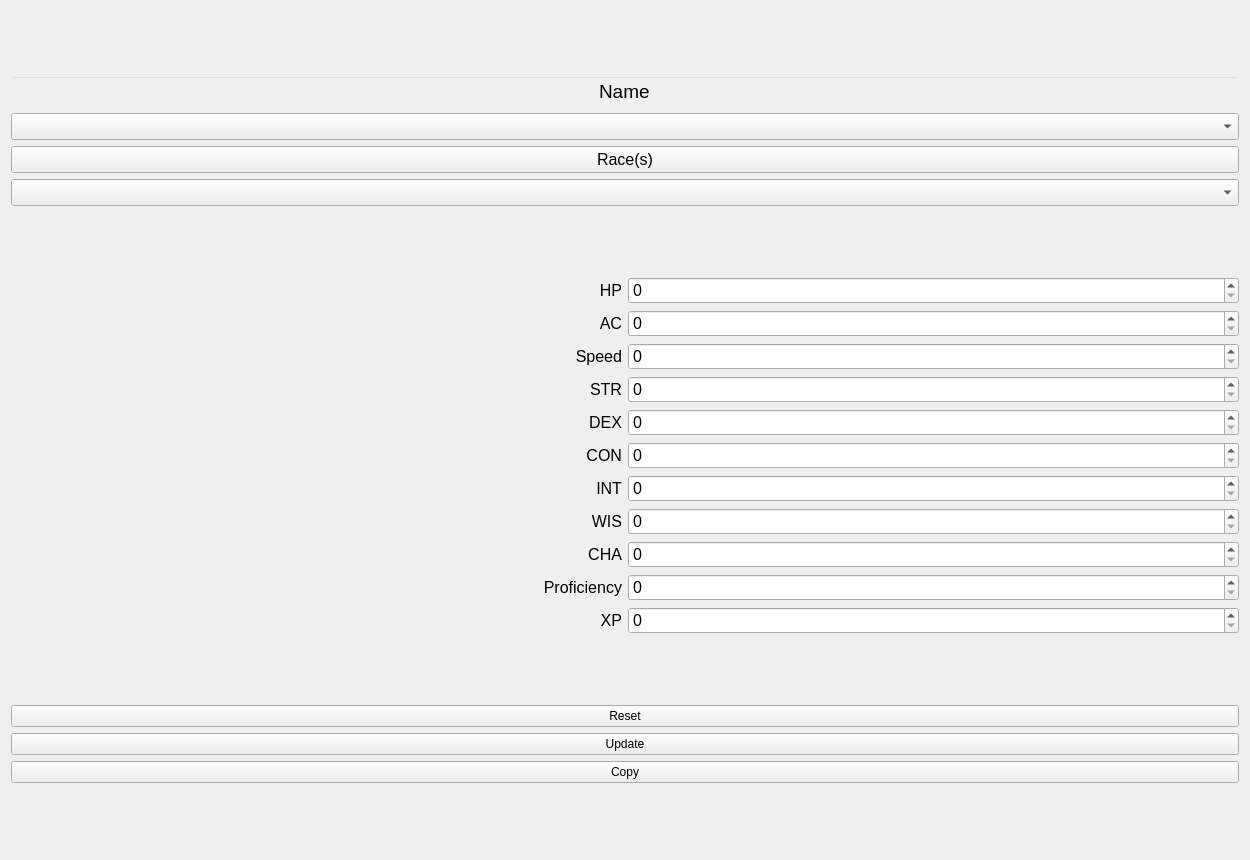
<?xml version="1.0" encoding="UTF-8"?>
<ui version="4.0">
 <class>Monster</class>
 <widget class="QWidget" name="Monster">
  <property name="geometry">
   <rect>
    <x>0</x>
    <y>0</y>
    <width>1250</width>
    <height>860</height>
   </rect>
  </property>
  <property name="windowTitle">
   <string>Form</string>
  </property>
  <property name="styleSheet">
   <string notr="true">QLineEdit {
	background: transparent;
}

QComboBox {
	text-align: center;
}</string>
  </property>
  <layout class="QVBoxLayout" name="verticalLayout" stretch="0,1,0">
   <item>
    <layout class="QVBoxLayout" name="overviewLayout">
     <item>
      <widget class="QLineEdit" name="name">
       <property name="font">
        <font>
         <pointsize>14</pointsize>
        </font>
       </property>
       <property name="text">
        <string>Name</string>
       </property>
       <property name="alignment">
        <set>Qt::AlignCenter</set>
       </property>
      </widget>
     </item>
     <item>
      <widget class="QComboBox" name="cbType">
       <property name="font">
        <font>
         <pointsize>12</pointsize>
        </font>
       </property>
       <property name="placeholderText">
        <string>Type</string>
       </property>
       <item>
        <property name="text">
         <string>Aberration</string>
        </property>
       </item>
       <item>
        <property name="text">
         <string>Beast</string>
        </property>
       </item>
       <item>
        <property name="text">
         <string>Celestial</string>
        </property>
       </item>
       <item>
        <property name="text">
         <string>Construct</string>
        </property>
       </item>
       <item>
        <property name="text">
         <string>Dragon</string>
        </property>
       </item>
       <item>
        <property name="text">
         <string>Elemental</string>
        </property>
       </item>
       <item>
        <property name="text">
         <string>Fey</string>
        </property>
       </item>
       <item>
        <property name="text">
         <string>Fiend</string>
        </property>
       </item>
       <item>
        <property name="text">
         <string>Giant</string>
        </property>
       </item>
       <item>
        <property name="text">
         <string>Humanoid</string>
        </property>
       </item>
       <item>
        <property name="text">
         <string>Monstrosity</string>
        </property>
       </item>
       <item>
        <property name="text">
         <string>Ooze</string>
        </property>
       </item>
       <item>
        <property name="text">
         <string>Plant</string>
        </property>
       </item>
       <item>
        <property name="text">
         <string>Undead</string>
        </property>
       </item>
      </widget>
     </item>
     <item>
      <widget class="QPushButton" name="pbRace">
       <property name="font">
        <font>
         <pointsize>12</pointsize>
        </font>
       </property>
       <property name="text">
        <string>Race(s)</string>
       </property>
      </widget>
     </item>
     <item>
      <widget class="QComboBox" name="cbSize">
       <property name="font">
        <font>
         <pointsize>12</pointsize>
        </font>
       </property>
       <property name="placeholderText">
        <string>Size</string>
       </property>
       <item>
        <property name="text">
         <string>Tiny</string>
        </property>
       </item>
       <item>
        <property name="text">
         <string>Small</string>
        </property>
       </item>
       <item>
        <property name="text">
         <string>Medium</string>
        </property>
       </item>
       <item>
        <property name="text">
         <string>Large</string>
        </property>
       </item>
       <item>
        <property name="text">
         <string>Huge</string>
        </property>
       </item>
       <item>
        <property name="text">
         <string>Gargantuan</string>
        </property>
       </item>
      </widget>
     </item>
    </layout>
   </item>
   <item>
    <layout class="QHBoxLayout" name="editorLayout">
     <item>
      <layout class="QVBoxLayout" name="statsLayout">
       <item>
        <layout class="QHBoxLayout" name="hpLayout">
         <item>
          <widget class="QLabel" name="label">
           <property name="font">
            <font>
             <pointsize>12</pointsize>
            </font>
           </property>
           <property name="text">
            <string>HP</string>
           </property>
           <property name="alignment">
            <set>Qt::AlignRight|Qt::AlignTrailing|Qt::AlignVCenter</set>
           </property>
          </widget>
         </item>
         <item>
          <widget class="QSpinBox" name="sbHP">
           <property name="font">
            <font>
             <pointsize>12</pointsize>
            </font>
           </property>
           <property name="maximum">
            <number>9999</number>
           </property>
          </widget>
         </item>
        </layout>
       </item>
       <item>
        <layout class="QHBoxLayout" name="acLayout">
         <item>
          <widget class="QLabel" name="label_2">
           <property name="font">
            <font>
             <pointsize>12</pointsize>
            </font>
           </property>
           <property name="text">
            <string>AC</string>
           </property>
           <property name="alignment">
            <set>Qt::AlignRight|Qt::AlignTrailing|Qt::AlignVCenter</set>
           </property>
          </widget>
         </item>
         <item>
          <widget class="QSpinBox" name="sbAC">
           <property name="font">
            <font>
             <pointsize>12</pointsize>
            </font>
           </property>
           <property name="maximum">
            <number>9999</number>
           </property>
          </widget>
         </item>
        </layout>
       </item>
       <item>
        <layout class="QHBoxLayout" name="speedLayout">
         <item>
          <widget class="QLabel" name="label_3">
           <property name="font">
            <font>
             <pointsize>12</pointsize>
            </font>
           </property>
           <property name="text">
            <string>Speed</string>
           </property>
           <property name="alignment">
            <set>Qt::AlignRight|Qt::AlignTrailing|Qt::AlignVCenter</set>
           </property>
          </widget>
         </item>
         <item>
          <widget class="QSpinBox" name="sbSpeed">
           <property name="font">
            <font>
             <pointsize>12</pointsize>
            </font>
           </property>
           <property name="maximum">
            <number>9999</number>
           </property>
          </widget>
         </item>
        </layout>
       </item>
       <item>
        <layout class="QHBoxLayout" name="strLayout">
         <item>
          <widget class="QLabel" name="label_4">
           <property name="font">
            <font>
             <pointsize>12</pointsize>
            </font>
           </property>
           <property name="text">
            <string>STR</string>
           </property>
           <property name="alignment">
            <set>Qt::AlignRight|Qt::AlignTrailing|Qt::AlignVCenter</set>
           </property>
          </widget>
         </item>
         <item>
          <widget class="QSpinBox" name="sbStr">
           <property name="font">
            <font>
             <pointsize>12</pointsize>
            </font>
           </property>
           <property name="maximum">
            <number>9999</number>
           </property>
          </widget>
         </item>
        </layout>
       </item>
       <item>
        <layout class="QHBoxLayout" name="dexLayout">
         <item>
          <widget class="QLabel" name="label_5">
           <property name="font">
            <font>
             <pointsize>12</pointsize>
            </font>
           </property>
           <property name="text">
            <string>DEX</string>
           </property>
           <property name="alignment">
            <set>Qt::AlignRight|Qt::AlignTrailing|Qt::AlignVCenter</set>
           </property>
          </widget>
         </item>
         <item>
          <widget class="QSpinBox" name="sbDex">
           <property name="font">
            <font>
             <pointsize>12</pointsize>
            </font>
           </property>
           <property name="maximum">
            <number>9999</number>
           </property>
          </widget>
         </item>
        </layout>
       </item>
       <item>
        <layout class="QHBoxLayout" name="conLayout">
         <item>
          <widget class="QLabel" name="label_6">
           <property name="font">
            <font>
             <pointsize>12</pointsize>
            </font>
           </property>
           <property name="text">
            <string>CON</string>
           </property>
           <property name="alignment">
            <set>Qt::AlignRight|Qt::AlignTrailing|Qt::AlignVCenter</set>
           </property>
          </widget>
         </item>
         <item>
          <widget class="QSpinBox" name="sbCon">
           <property name="font">
            <font>
             <pointsize>12</pointsize>
            </font>
           </property>
           <property name="maximum">
            <number>9999</number>
           </property>
          </widget>
         </item>
        </layout>
       </item>
       <item>
        <layout class="QHBoxLayout" name="intLayout">
         <item>
          <widget class="QLabel" name="label_7">
           <property name="font">
            <font>
             <pointsize>12</pointsize>
            </font>
           </property>
           <property name="text">
            <string>INT</string>
           </property>
           <property name="alignment">
            <set>Qt::AlignRight|Qt::AlignTrailing|Qt::AlignVCenter</set>
           </property>
          </widget>
         </item>
         <item>
          <widget class="QSpinBox" name="sbInt">
           <property name="font">
            <font>
             <pointsize>12</pointsize>
            </font>
           </property>
           <property name="maximum">
            <number>9999</number>
           </property>
          </widget>
         </item>
        </layout>
       </item>
       <item>
        <layout class="QHBoxLayout" name="wisLayout">
         <item>
          <widget class="QLabel" name="label_8">
           <property name="font">
            <font>
             <pointsize>12</pointsize>
            </font>
           </property>
           <property name="text">
            <string>WIS</string>
           </property>
           <property name="alignment">
            <set>Qt::AlignRight|Qt::AlignTrailing|Qt::AlignVCenter</set>
           </property>
          </widget>
         </item>
         <item>
          <widget class="QSpinBox" name="sbWis">
           <property name="font">
            <font>
             <pointsize>12</pointsize>
            </font>
           </property>
           <property name="maximum">
            <number>9999</number>
           </property>
          </widget>
         </item>
        </layout>
       </item>
       <item>
        <layout class="QHBoxLayout" name="chaLayout">
         <item>
          <widget class="QLabel" name="label_9">
           <property name="font">
            <font>
             <pointsize>12</pointsize>
            </font>
           </property>
           <property name="text">
            <string>CHA</string>
           </property>
           <property name="alignment">
            <set>Qt::AlignRight|Qt::AlignTrailing|Qt::AlignVCenter</set>
           </property>
          </widget>
         </item>
         <item>
          <widget class="QSpinBox" name="sbCha">
           <property name="font">
            <font>
             <pointsize>12</pointsize>
            </font>
           </property>
           <property name="maximum">
            <number>9999</number>
           </property>
          </widget>
         </item>
        </layout>
       </item>
       <item>
        <layout class="QHBoxLayout" name="profLayout">
         <item>
          <widget class="QLabel" name="label_10">
           <property name="font">
            <font>
             <pointsize>12</pointsize>
            </font>
           </property>
           <property name="text">
            <string>Proficiency</string>
           </property>
           <property name="alignment">
            <set>Qt::AlignRight|Qt::AlignTrailing|Qt::AlignVCenter</set>
           </property>
          </widget>
         </item>
         <item>
          <widget class="QSpinBox" name="sbProf">
           <property name="font">
            <font>
             <pointsize>12</pointsize>
            </font>
           </property>
           <property name="maximum">
            <number>9999</number>
           </property>
          </widget>
         </item>
        </layout>
       </item>
       <item>
        <layout class="QHBoxLayout" name="xpLayout">
         <item>
          <widget class="QLabel" name="label_11">
           <property name="font">
            <font>
             <pointsize>12</pointsize>
            </font>
           </property>
           <property name="text">
            <string>XP</string>
           </property>
           <property name="alignment">
            <set>Qt::AlignRight|Qt::AlignTrailing|Qt::AlignVCenter</set>
           </property>
          </widget>
         </item>
         <item>
          <widget class="QSpinBox" name="sbXP">
           <property name="font">
            <font>
             <pointsize>12</pointsize>
            </font>
           </property>
           <property name="maximum">
            <number>9999</number>
           </property>
          </widget>
         </item>
        </layout>
       </item>
      </layout>
     </item>
     <item>
      <layout class="QVBoxLayout" name="abilitiesLayout"/>
     </item>
     <item>
      <layout class="QVBoxLayout" name="spellsLayout"/>
     </item>
    </layout>
   </item>
   <item>
    <layout class="QVBoxLayout" name="saveLayout">
     <item>
      <widget class="QPushButton" name="pbReset">
       <property name="text">
        <string>Reset</string>
       </property>
      </widget>
     </item>
     <item>
      <widget class="QPushButton" name="pbUpdate">
       <property name="text">
        <string>Update</string>
       </property>
      </widget>
     </item>
     <item>
      <widget class="QPushButton" name="pbCopy">
       <property name="text">
        <string>Copy</string>
       </property>
      </widget>
     </item>
    </layout>
   </item>
  </layout>
 </widget>
 <resources/>
 <connections/>
</ui>
